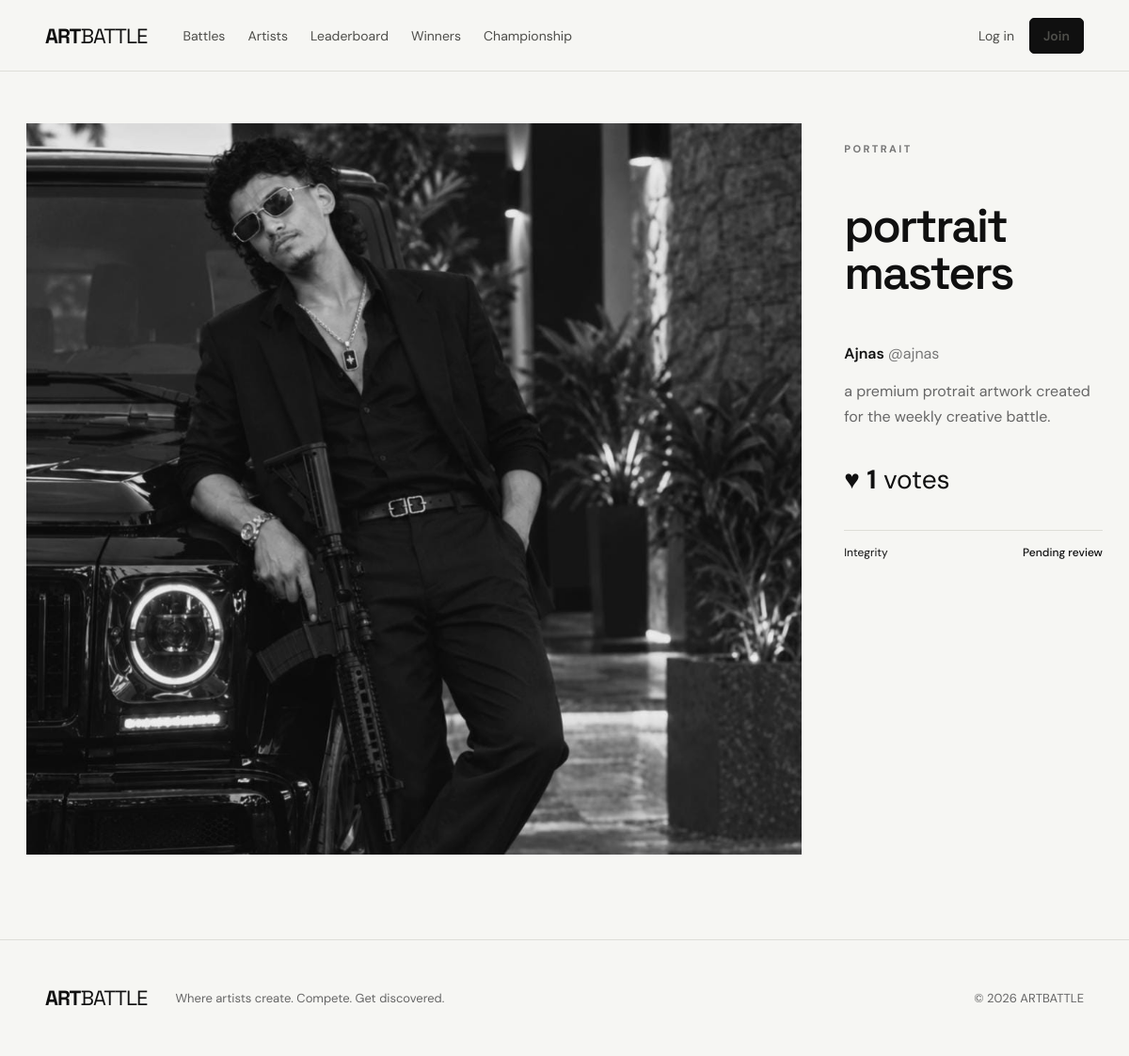
The app's page /artwork/1/ with its own data.
### core/models.py (models this page shows, shortened)
class Artwork(models.Model):
    battle = models.ForeignKey(
        Battle,
        on_delete=models.CASCADE,
        related_name="artworks"
    )
    artist = models.ForeignKey(
        ArtistProfile,
        on_delete=models.CASCADE,
        related_name="artworks"
    )
    title = models.CharField(max_length=140)
    description = models.TextField(blank=True)
    image = models.ImageField(upload_to="artworks/")
    medium = models.CharField(max_length=80, blank=True)
    ai_declared = models.BooleanField(default=False)
    image_hash = models.CharField(
        max_length=64,
        editable=False
    )
    created_at = models.DateTimeField(auto_now_add=True)
    votes = models.PositiveIntegerField(default=0)
    integrity_status = models.CharField(
        max_length=40,
        default="Pending review"
    )
    class Meta:
        ordering = ["-votes", "-created_at"]

class Battle(models.Model):
    STATUS = [
        ("draft", "Draft"),
        ("open", "Open"),
        ("voting", "Voting"),
        ("closed", "Closed"),
    ]
    title = models.CharField(max_length=120)
    theme = models.CharField(max_length=120)
    description = models.TextField(blank=True)
    start_at = models.DateTimeField()
    submission_deadline = models.DateTimeField()
    voting_deadline = models.DateTimeField()
    prize_text = models.CharField(
        max_length=160,
        default="Sponsor-funded prize"
    )
    prize_amount = models.DecimalField(
        max_digits=10,
        decimal_places=2,
        default=0
    )
    status = models.CharField(
        max_length=10,
        choices=STATUS,
        default="draft"
    )
    is_monthly = models.BooleanField(default=False)
    created_at = models.DateTimeField(auto_now_add=True)
    class Meta:
        ordering = ["-start_at"]

class ArtistProfile(models.Model):
    user = models.OneToOneField(
        User,
        on_delete=models.CASCADE,
        related_name="artist"
    )
    display_name = models.CharField(max_length=80)
    bio = models.TextField(blank=True)
    avatar = models.ImageField(
        upload_to="avatars/",
        blank=True,
        null=True
    )
    country = models.CharField(max_length=60, blank=True)
    website = models.URLField(blank=True)
    rating = models.PositiveIntegerField(default=0)
    wins = models.PositiveIntegerField(default=0)
    top_three = models.PositiveIntegerField(default=0)
    battles_joined = models.PositiveIntegerField(default=0)
    created_at = models.DateTimeField(auto_now_add=True)

### core/views.py (the view)
# urls.py: path("artwork/<int:pk>/", views.artwork_detail, name="artwork_detail"),
def artwork_detail(request, pk):
    artwork = get_object_or_404(
        Artwork.objects.select_related("artist", "battle"),
        pk=pk,
    )
    voted = False
    if request.user.is_authenticated:
        voted = Vote.objects.filter(
            artwork=artwork,
            voter=request.user,
        ).exists()
    return render(
        request,
        "core/artwork_detail.html",
        {
            "art": artwork,
            "voted": voted,
        },
    )

### core/templates/core/artwork_detail.html (shortened to what this page needs)
{% extends 'core/base.html' %}{% block title %}{{art.title}} — ARTBATTLE{% endblock %}{% block content %}
<section class="art-detail"><div class="art-large"><img src="{{art.image.url}}" alt="{{art.title}}"></div><aside><div class="eyebrow">{{art.battle.theme}}</div><h1>{{art.title}}</h1><a class="artist-mini" href="{% url 'artist_profile' art.artist.user.username %}">{{art.artist.display_name}} <span>@{{art.artist.user.username}}</span></a><p>{{art.description}}</p><div class="vote-count">♥ <strong>{{art.votes}}</strong> votes</div><div class="integrity"><span>Integrity</span><b>{{art.integrity_status}}</b></div></aside></section>
{% endblock %}

### core/static/core/style.css (style rules this page uses)
:root { --bg:#f6f6f3;--ink:#101010;--muted:#70706d;--line:#deded8;--card:#fff;--accent:#d8ff3e;--dark:#111;--max:1240px }
* { box-sizing:border-box }
body { margin:0;background:var(--bg);color:var(--ink);font-family:'DM Sans',sans-serif }
a { color:inherit;text-decoration:none }
.eyebrow { font-size:11px;letter-spacing:2.4px;font-weight:700;color:#777;text-transform:uppercase;margin-bottom:16px }
.art-detail { max-width:var(--max);margin:0 auto;padding:55px 28px 90px;display:grid;grid-template-columns:1.5fr .5fr;gap:45px }
.art-large { background:#111 }
.art-large img { display:block;width:100%;max-height:780px;object-fit:contain }
.art-detail aside { padding:20px 0 }
.art-detail h1 { font:600 50px/1 'Space Grotesk';letter-spacing:-2px }
.artist-mini { font-weight:600 }
.artist-mini span { color:#777;font-weight:400 }
.art-detail aside>p { color:#666;line-height:1.7 }
.vote-count { font-size:28px;margin:35px 0 }
.integrity { border-top:1px solid var(--line);margin-top:35px;padding-top:15px;display:flex;justify-content:space-between;font-size:12px }
.integrity b { font-weight:500 }

### records on screen
Artwork: image (picture), battle.theme "PORTRAIT", title "portrait masters", artist.display_name "Ajnas", artist.user.username "ajnas", description "a premium protrait artwork created for the weekly creative battle.", votes "1", integrity_status "Pending review"
